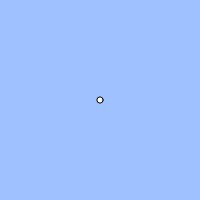
Frame 1 (no input)
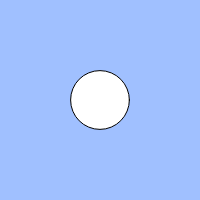
Frame 60 (no input)
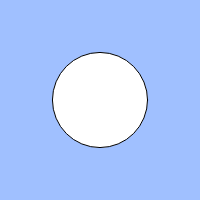
Frame 120 (the mouse pressed at the canvas centre since frame 60)

The p5.js sketch that drew these frames (run headless with seeded random() and noise() and a simulated clock; from frame 60 on, the mouse is pressed at the canvas centre):

// p5.js sketch
// ── sketch.js
// 練習問題「心臓の鼓動のように大きくなったり小さくなったりする円」
let count;
let cycle;

function setup(){
  createCanvas(200, 200);
  count = 0;
  cycle = 100;
}

function draw(){
  background(160, 192, 255);
  count = (count + 1) % cycle;
  size = sin(count*TWO_PI / 100)
  ellipse(width / 2, height / 2, size*100);
  
}
